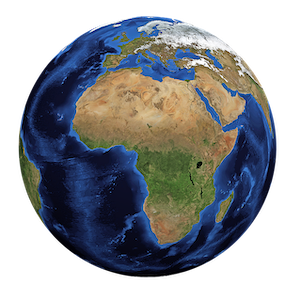
#> input picture Earth.png, 301 x 301 px
$ jupyter execute '2D FFT.ipynb'
#> lines starting #> are read from the running program, lines starting #| are printed output that depends on the picture
# TFD 2D, visualisation et images

[cell 1]
import numpy as np
import matplotlib.pyplot as plt

## Exercice : manipulation de tableaux 2D et TFD 2D

[cell 2]
# 1D sinewave

x = np.arange(-500, 501, 1)
period = 200
y = np.sin(2 * np.pi * x / period)
plt.plot(x, y)
plt.show()
#> figure, not shown here; curve peaks at x = -350, y = 1

[cell 3]
# grating

x = np.arange(-500, 501, 1)
X, Y = np.meshgrid(x, x)  #creates a 2D representation that can be used as the basis for 2D equations
period = 200
grating = np.sin(2 * np.pi * X / period)
plt.set_cmap("gray")
plt.imshow(grating)
plt.show()

[cell 4]
# grating with a rotation angle

x = np.arange(-500, 501, 1)
X, Y = np.meshgrid(x, x)
period = 200
angle = np.pi/4
grating = np.sin(
    2*np.pi*(X*np.cos(angle) + Y*np.sin(angle)) / period
)
plt.set_cmap("gray")
plt.imshow(grating)
plt.show()
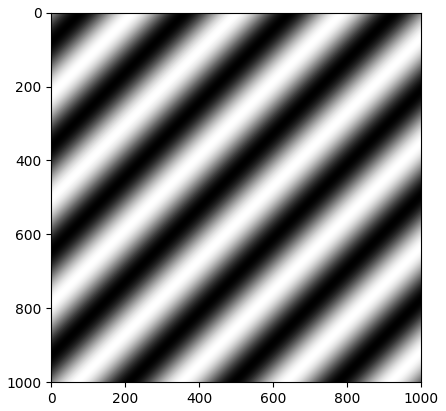
#> figure drawn by matplotlib, 1 panel

[cell 5]
x = np.arange(-500, 501, 1)
X, Y = np.meshgrid(x, x)
period = 200 # try changing the value and rerun the script
angle = np.pi/9; # 0 gives a vertical grating # try changing the value

grating = np.sin(
    2*np.pi*(X*np.cos(angle) + Y*np.sin(angle)) / period
)
plt.set_cmap("gray")
plt.subplot(121) # creates 1x2 plot and draws 1st plot
plt.imshow(grating)

# Calculate Fourier transform of grating
ft = np.fft.fftshift(grating) # Brings center of image to [0,0]; what happens if you don't?
ft = np.fft.fft2(ft)
ft = np.fft.fftshift(ft)

plt.subplot(122) # draws 2nd plot
plt.imshow(abs(ft))
plt.xlim([480, 520]) # horizontal zoom in plot
plt.ylim([520, 480])  # vertical zoom in plot. Note, order is reversed for y
plt.show()
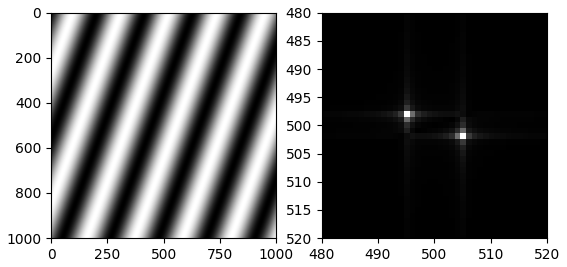
#> figure drawn by matplotlib, 2 panels

[cell 6]
# Sum of two gratings

x = np.arange(-500, 501, 1)
X, Y = np.meshgrid(x, x)

period_1 = 200
angle_1 = 0
grating_1 = np.sin(
    2*np.pi*(X*np.cos(angle_1) + Y*np.sin(angle_1)) / period_1
)
period_2 = 100
angle_2 = np.pi/4
grating_2 = np.sin(
    2*np.pi*(X*np.cos(angle_2) + Y*np.sin(angle_2)) / period_2
)

plt.set_cmap("gray")
plt.subplot(121)
plt.imshow(grating_1)
plt.subplot(122)
plt.imshow(grating_2)
plt.show()
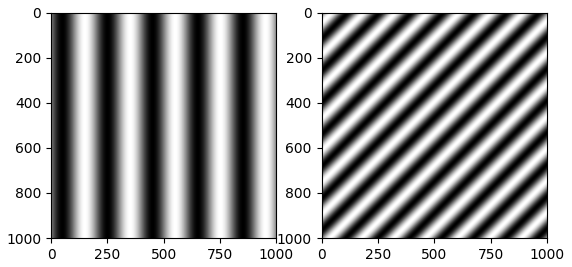
#> figure drawn by matplotlib, 2 panels

gratings = grating_1 + grating_2
# Calculate Fourier transform of the sum of the two gratings
ft = np.fft.fftshift(gratings)
ft = np.fft.fft2(ft)
ft = np.fft.fftshift(ft)

plt.figure()
plt.subplot(121)
plt.imshow(gratings)
plt.subplot(122)
plt.imshow(abs(ft))
plt.xlim([480, 520])
plt.ylim([520, 480])  # Note, order is reversed for y
plt.show()
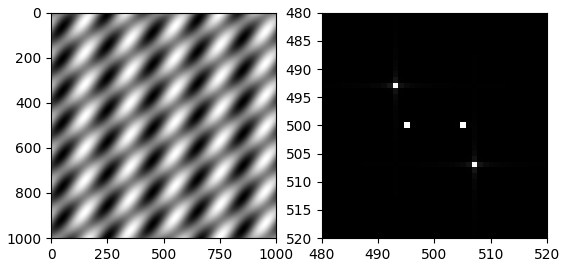
#> figure drawn by matplotlib, 2 panels

[cell 7]
# Add more and more gratings

x = np.arange(-500, 501, 1)
X, Y = np.meshgrid(x, x)

amplitudes = 0.5, 0.25, 1, 0.75, 1
periods = 200, 100, 250, 300, 60

angles = 0, np.pi / 4, np.pi / 9, np.pi / 2, np.pi / 12

gratings = np.zeros(X.shape)

for amp, w_len, angle in zip(amplitudes, periods, angles):
    gratings += amp * np.sin(
        2*np.pi*(X*np.cos(angle) + Y*np.sin(angle)) / w_len
    )

    # Add a constant term to represent the background of image
gratings += 1

    # Calculate Fourier transform of the sum of the gratings
ft = np.fft.fftshift(gratings)
ft = np.fft.fft2(ft)
ft = np.fft.fftshift(ft)

plt.set_cmap("gray")
plt.subplot(121)
plt.imshow(gratings)
plt.subplot(122)
plt.imshow(abs(ft))
plt.xlim([480, 520])
plt.ylim([520, 480])  # Note, order is reversed for y
plt.show()
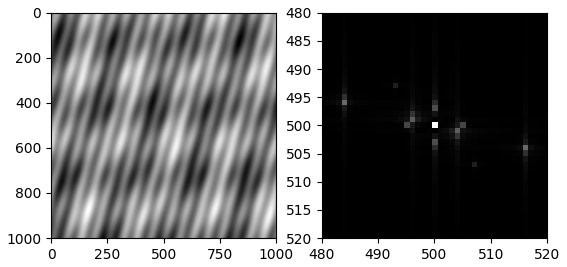
#> figure drawn by matplotlib, 2 panels

[cell 8]
# 2D iFFT

x = np.arange(-500, 501, 1)
X, Y = np.meshgrid(x, x)

period = 100
angle = np.pi/9

grating = np.sin(
    2*np.pi*(X*np.cos(angle) + Y*np.sin(angle)) / period
)

plt.set_cmap("gray")
plt.subplot(131)
plt.imshow(grating)
plt.axis("off")

# Calculate the Fourier transform of the grating
ft = np.fft.fftshift(grating)
ft = np.fft.fft2(ft)
ft = np.fft.fftshift(ft)
plt.subplot(132)
plt.imshow(abs(ft))
plt.axis("off")
plt.xlim([480, 520])
plt.ylim([520, 480])

# Calculate the inverse Fourier transform of
# the Fourier transform
ift = np.fft.ifftshift(ft)
ift = np.fft.ifft2(ift)
ift = np.fft.ifftshift(ift)
ift = ift.real  # Take only the real part
plt.subplot(133)
plt.imshow(ift)
plt.axis("off")
plt.show()
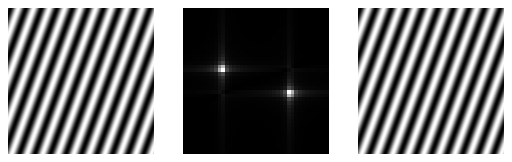
#> figure drawn by matplotlib, 3 panels

## Quel lien entre tableau 2D et image ?

On peut lire des images 2D dans des tableaux. Les images en couleur auront une 3e dimension pour indiquer l'intensité en rouge, vert, bleu (plus un masque optionnel).

[cell 9]
image_filename = "Earth.png"

# Read and process image. It's [X, Y, RGB, mask]. Separate its RGB components.
image = plt.imread(image_filename)
#> image is the input picture: shape (301, 301, 4) float32; mean R, G, B, A 0.183, 0.196, 0.214, 0.582
print(image.shape)
#| (301, 301, 4)
for k in range(image.shape[2]):
    plt.subplot(100 + (image.shape[2] + 1) * 10 + k + 1)
    plt.imshow(image[:, :, k])
    plt.axis("off")
plt.show()
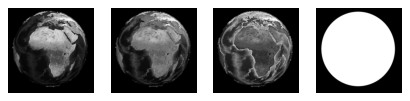
#> figure drawn by matplotlib, 4 panels

[cell 10]
# coarse method of averaging the red, green, and blue channels of the image
image_gray = image[:, :, :3].mean(axis=2)  # Convert to grayscale
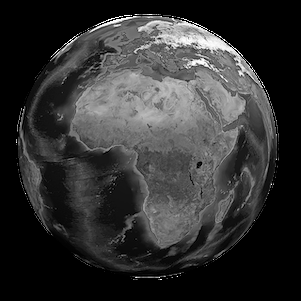
#> image_gray: shape (301, 301) float32; min 0, max 1, mean 0.198

print(image_gray.shape)
#| (301, 301)
plt.set_cmap("gray")
plt.imshow(image_gray)
plt.axis("off")
plt.show()

# As we will be working out the FFT often, we can create a function
# to convert an image into its Fourier transform
def calculate_2dft(input):
    ft = np.fft.fftshift(input)
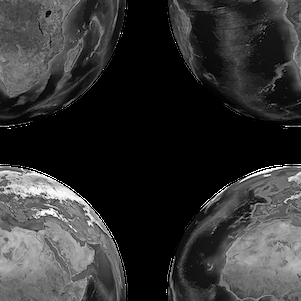
#> ft: shape (301, 301) float32; min 0, max 1, mean 0.198
    ft = np.fft.fft2(ft)
    return np.fft.fftshift(ft)

ft = calculate_2dft(image_gray)
plt.subplot(121)
plt.imshow(image_gray)
plt.axis("off")
plt.subplot(122)
plt.imshow(np.log(abs(ft)))
plt.axis("off")
plt.show()
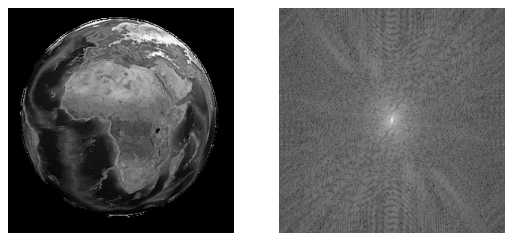
#> figure drawn by matplotlib, 2 panels
